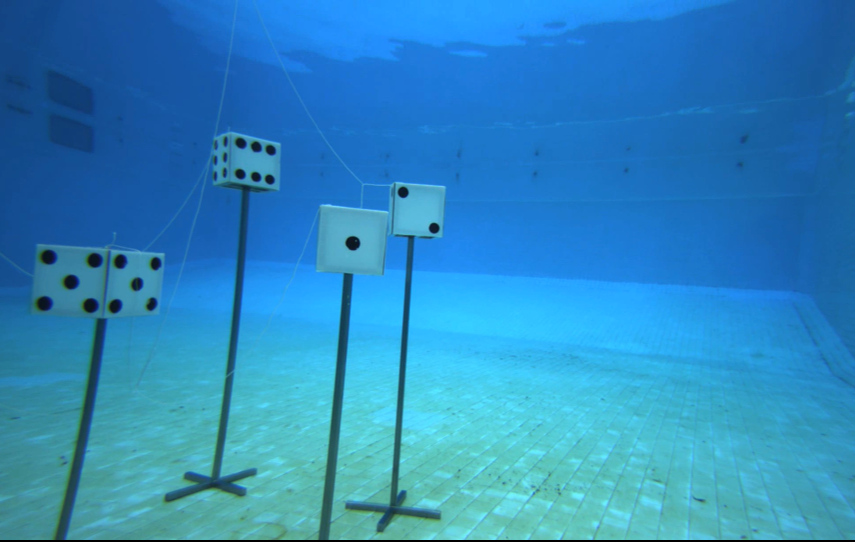
#> input picture Distortion/pincushion.png, 855 x 542 px
$ python distortion.py
#> lines starting #> are read from the running program, lines starting #| are printed output that depends on the picture
import cv2 as cv
import numpy as np


def main():
    # Intrinsic matrix
    camera_matrix = [
        [1443.422183, 0.000000, 997.861930],
        [0.000000, 1436.886498, 629.658405],
        [0.000000, 0.000000, 1.000000],
    ]

    distortion_coeffs = [0.60814, 0.460061, -0.001013, 0.003851, 0.000000]

    # Extrinsic matrix
    proj_matrix = [
        [1653.029785, 0.000000, 995.744853, 0.000000],
        [0.000000, 1647.675537, 626.574940, 0.000000],
        [0.000000, 0.000000, 1.000000, 0.000000],
    ]

    camera_matrix = np.array(camera_matrix)
    proj_matrix = np.array(proj_matrix)
    distortion_coeffs = np.array(distortion_coeffs)

    pincushion_1 = cv.imread(
        r"pincushion.png",
        1)
#> pincushion_1 is the input picture: shape (542, 855, 3); mean B, G, R 191.2, 136.8, 45
    pincushion_1 = cv.resize(pincushion_1, (1926, 1216))
#> pincushion_1: shape (1216, 1926, 3)

    pincushion_2 = cv.imread(
        r"pincushion_2.png", 1)
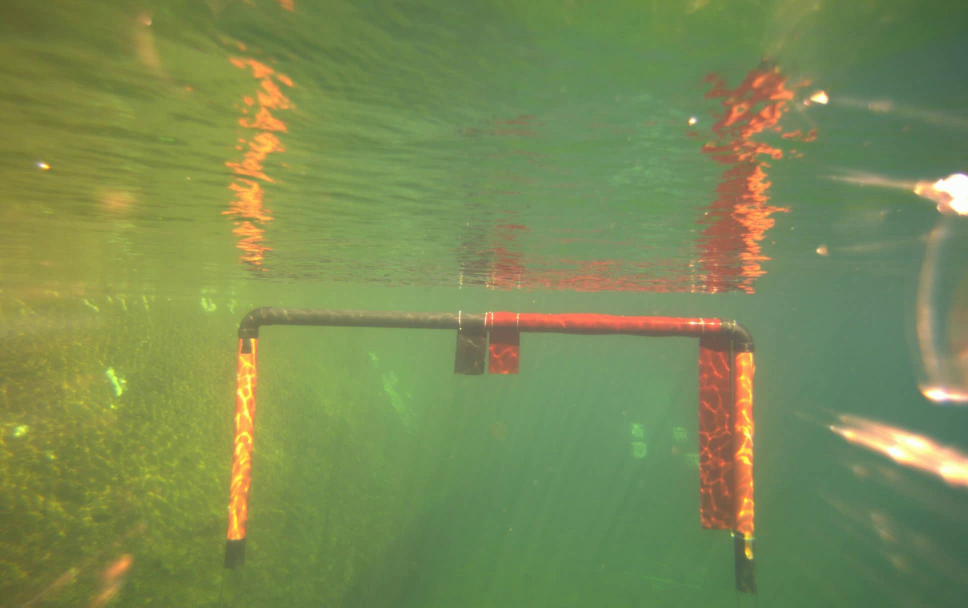
#> input picture Distortion/pincushion_2.png, 1936 x 1216 px (shown at 1/2 size)
#> pincushion_2 is the input picture: shape (1216, 1936, 3); mean B, G, R 83.9, 138.9, 122.4
    pincushion_2 = cv.resize(pincushion_2, (1926, 1216))
#> pincushion_2: shape (1216, 1926, 3)

    undistort_1 = cv.undistort(
        pincushion_1, camera_matrix, distortion_coeffs, newCameraMatrix=proj_matrix)
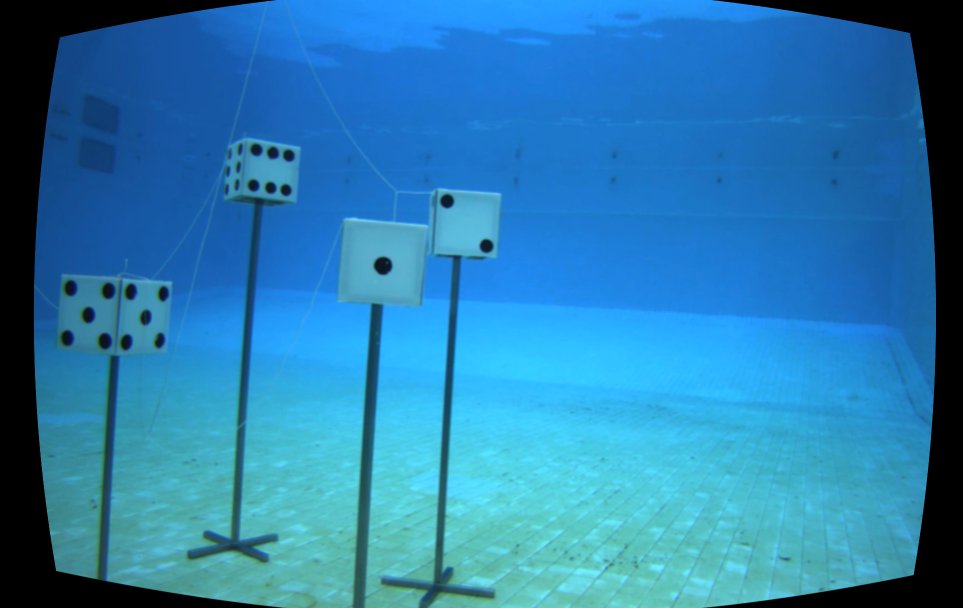
#> undistort_1: shape (1216, 1926, 3) (shown at 1/2 size); mean B, G, R 175.6, 125.8, 41
    undistort_2 = cv.undistort(
        pincushion_2, camera_matrix, distortion_coeffs, newCameraMatrix=proj_matrix)
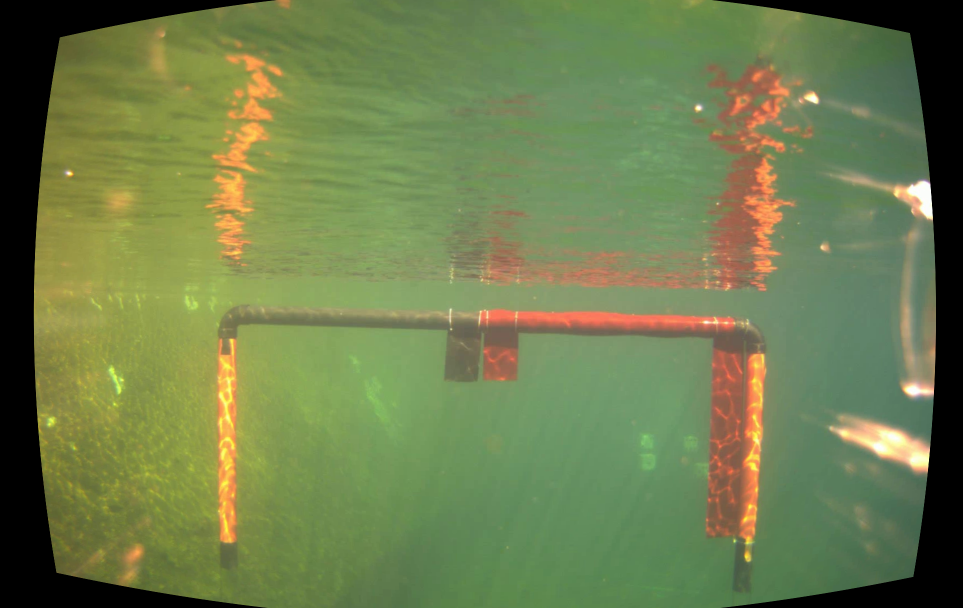
#> undistort_2: shape (1216, 1926, 3) (shown at 1/2 size); mean B, G, R 76.8, 125.8, 110.5

    pincushion_2 = cv.resize(pincushion_2, None, fx=0.5, fy=0.5)
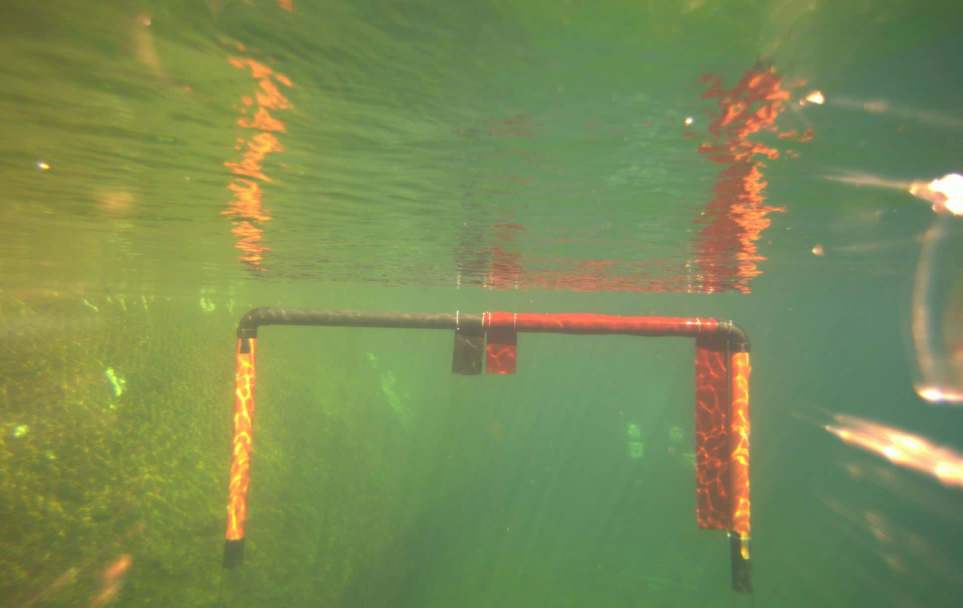
#> pincushion_2: shape (608, 963, 3); mean B, G, R 84, 139.1, 122.6
    pincushion_1 = cv.resize(pincushion_1, None, fx=0.5, fy=0.5)
#> pincushion_1: shape (608, 963, 3)

    undistort_1 = cv.resize(undistort_1, None, fx=0.5, fy=0.5)
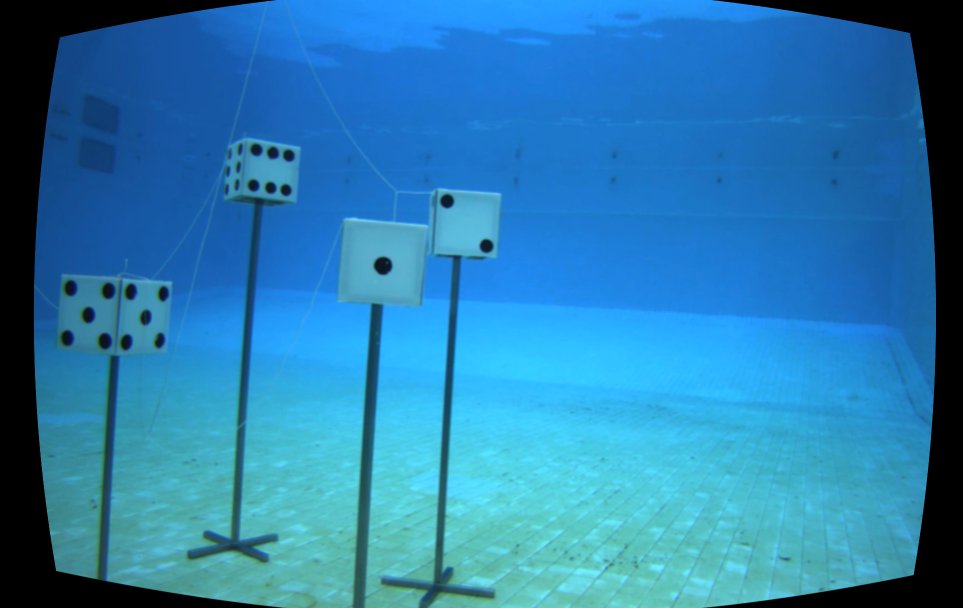
#> undistort_1: shape (608, 963, 3); mean B, G, R 175.8, 125.9, 41.1
    undistort_2 = cv.resize(undistort_2, None, fx=0.5, fy=0.5)
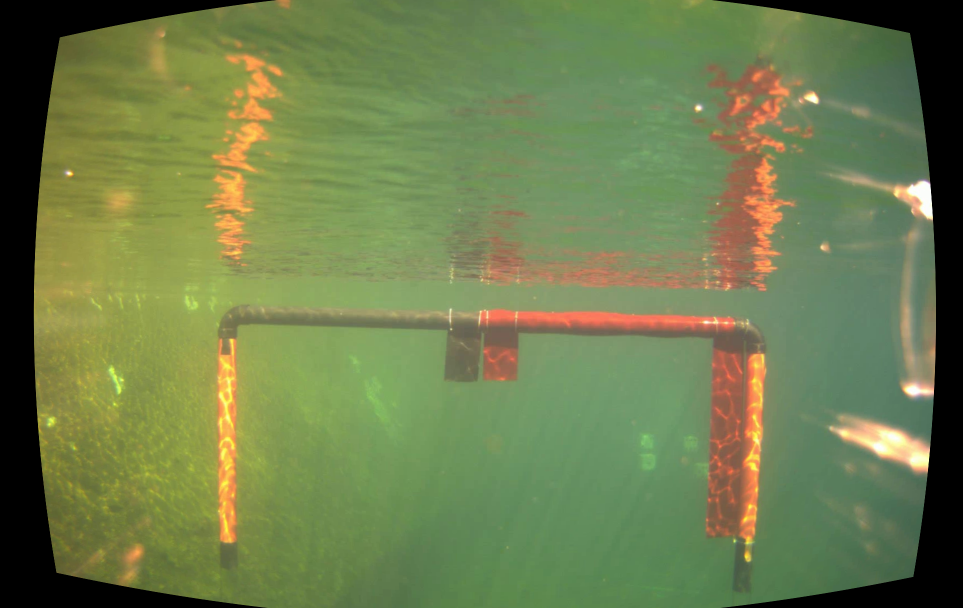
#> undistort_2: shape (608, 963, 3); mean B, G, R 76.9, 125.9, 110.7

    cv.imshow("pinchusion_1", pincushion_1)
    cv.imshow("undistort_1", undistort_1)
    cv.imwrite("undistort_1.png", undistort_1)

    cv.imshow("pinchusion_2", pincushion_2)
    cv.imshow("undistort_2", undistort_2)
    cv.imwrite("undistort_2.png", undistort_2)

    cv.waitKey(-1)


if __name__ == "__main__":
    main()
